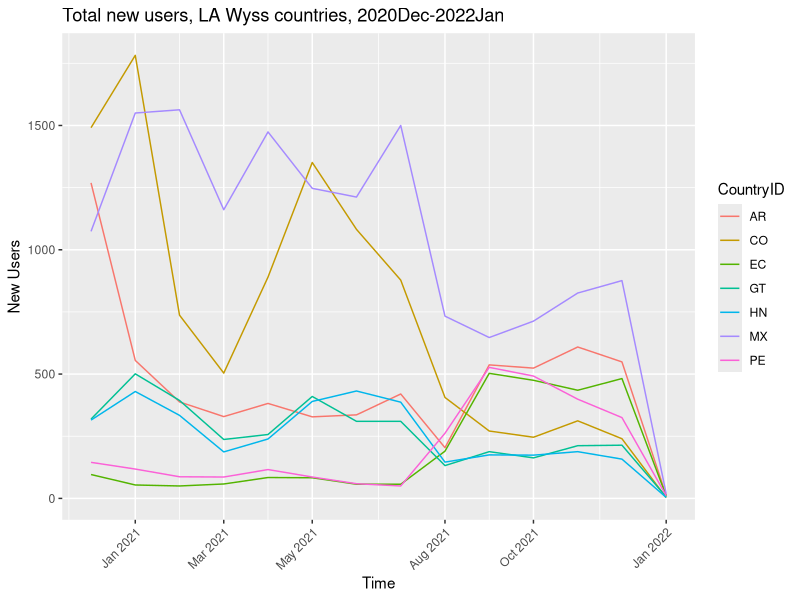
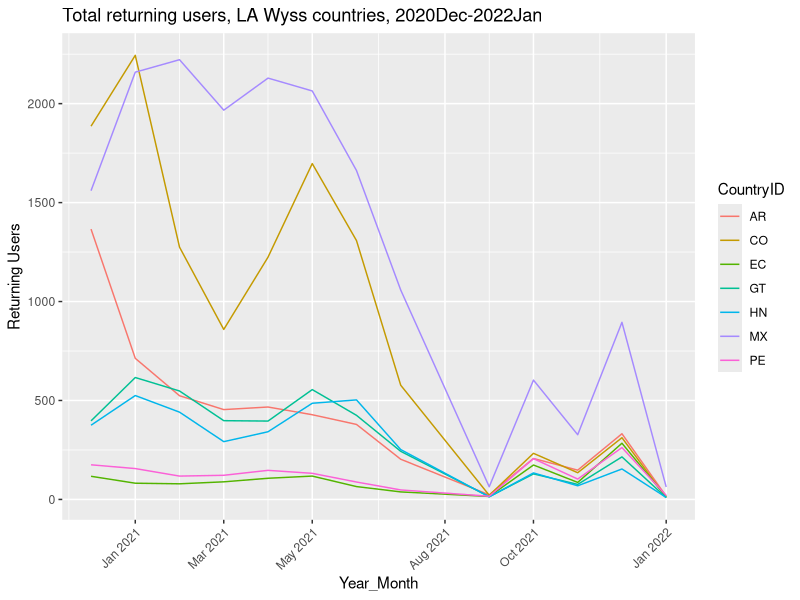
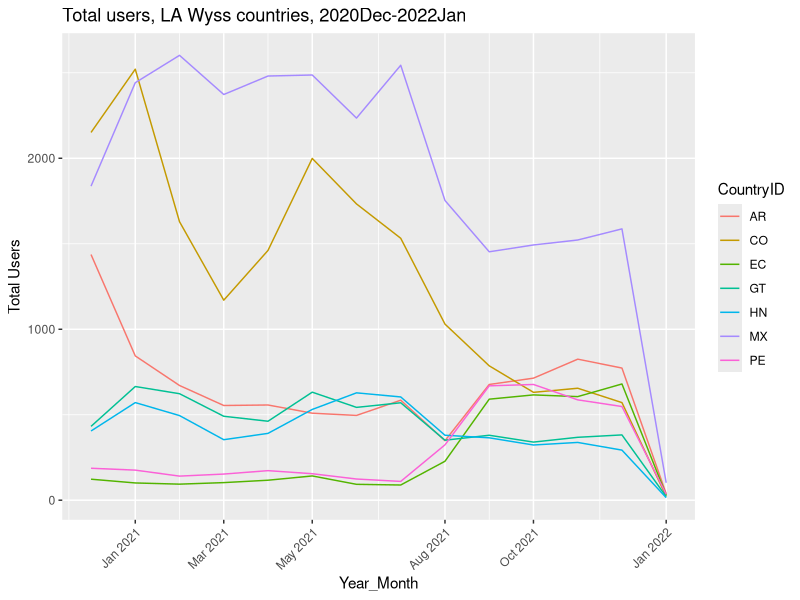

Generate these figures, in order, with R:
## ---- chunk 1
knitr::opts_chunk$set(echo = TRUE)
## ---- chunk 2
install.packages("readr")
install.packages("dplyr")
install.packages("ggplot2")
library(readr)
library(dplyr)
library(ggplot2)
## ---- chunk 3
LAnewusers_Dec20Jan22 <- read.csv("newusers_20201201to20220101.csv",
skip = 1, head = FALSE, sep = ",")
## ---- chunk 4
#columns renamed
colnames(LAnewusers_Dec20Jan22) <- c("Country_ID", "2021_01",
"2020_12", "2021_06", "2021_11", "2021_05", "2021_02", "2021_08",
"2021_12", "2021_07", "2021_10", "2021_09", "2021_04", "2021_03",
"2022_01", "Totals")

#header rows and data entries for non-Wyss LA countries removed
LAnewusers_Dec20Jan22 <- LAnewusers_Dec20Jan22 %>%
filter(Country_ID == "MX" | Country_ID == "AR" | Country_ID == "CO" |
Country_ID == "GT" | Country_ID == "HN" | Country_ID == "PE" |
Country_ID == "EC")

#transposed rows/columns
LAnewusers_Dec20Jan22_2 <- t(LAnewusers_Dec20Jan22[-1])
colnames(LAnewusers_Dec20Jan22_2) <- LAnewusers_Dec20Jan22[, 1]

#making time a recognized column variable
LAnewusers_Dec20Jan22_2 <- cbind(rownames(LAnewusers_Dec20Jan22_2), 
  LAnewusers_Dec20Jan22_2)
rownames(LAnewusers_Dec20Jan22_2) <- NULL

#Totals row removed
LAnewusers_Dec20Jan22_2 <- LAnewusers_Dec20Jan22_2[-c(15), ]

#make it a dataframe
LAnewusers_Dec20Jan22_2 <- as.data.frame(LAnewusers_Dec20Jan22_2)
## ---- chunk 5
install.packages("tidyr")
library(tidyr)
## ---- chunk 6
#pivot to make CountryID a callable variable
LAnewusers_Dec20Jan22_3 <- pivot_longer(LAnewusers_Dec20Jan22_2, cols=2:8, names_to = "Country", values_to = "New_users")

#rename columns
colnames(LAnewusers_Dec20Jan22_3) <- c("Year_Month","CountryID","New_Users")

#make it a dataframe
LAnewusers_Dec20Jan22_3 <- as.data.frame(LAnewusers_Dec20Jan22_3)
## ---- chunk 7
#coerce New_Users to numeric variable rather than character
typeof(LAnewusers_Dec20Jan22_3$New_Users)
LAnewusers_Dec20Jan22_3$New_Users <- as.numeric(LAnewusers_Dec20Jan22_3$New_Users)
typeof(LAnewusers_Dec20Jan22_3$New_Users)

#make Month_Year a date/time object
install.packages("zoo")
library(zoo)
Year_Month <- LAnewusers_Dec20Jan22_3$Year_Month
Year_Month_2 <- as.yearmon(as.character(Year_Month), "%Y_%m")
LAnewusers_Dec20Jan22_3[ , 'Year_Month'] <- Year_Month_2
typeof(LAnewusers_Dec20Jan22_3$Year_Month)
## ---- chunk 8
#jpeg('LAnewusers_Dec20Jan22_3.jpg')
ggplot(data = LAnewusers_Dec20Jan22_3, aes(x=Year_Month, y=New_Users)) + 
  geom_line(aes(color=CountryID)) + labs(x = "Time", y = "New Users", 
  title = "Total new users, LA Wyss countries, 2020Dec-2022Jan") + 
  theme(axis.text.x = element_text(angle = 45, vjust = 1, hjust=1))
## ---- chunk 9
LAreturningusers_Dec20Jan22 <- read.csv("returningusers_20201201to20220101.csv",
skip = 1, head = FALSE, sep = ",")
## ---- chunk 10
#columns renamed
colnames(LAreturningusers_Dec20Jan22) <- c("Country_ID", "2021_01",
"2020_12", "2021_02", "2021_05", "2021_06", "2021_04", "2021_03",
"2021_12", "2021_10", "2021_07", "2021_11", "2021_09", "2022_01", "Totals")

#header rows and data entries for non-Wyss LA countries removed
LAreturningusers_Dec20Jan22 <- LAreturningusers_Dec20Jan22 %>%
filter(Country_ID == "MX" | Country_ID == "AR" | Country_ID == "CO" |
Country_ID == "GT" | Country_ID == "HN" | Country_ID == "PE" |
Country_ID == "EC")

#transposed rows/columns
LAreturningusers_Dec20Jan22_2 <- t(LAreturningusers_Dec20Jan22[-1])
colnames(LAreturningusers_Dec20Jan22_2) <- LAreturningusers_Dec20Jan22[, 1]

#making time a recognized column variable
LAreturningusers_Dec20Jan22_2 <- cbind(rownames(LAreturningusers_Dec20Jan22_2), 
  LAreturningusers_Dec20Jan22_2)
rownames(LAreturningusers_Dec20Jan22_2) <- NULL

#Totals row removed
LAreturningusers_Dec20Jan22_2 <- LAreturningusers_Dec20Jan22_2[-c(14), ]

#make it a dataframe
LAreturningusers_Dec20Jan22_2 <- as.data.frame(LAreturningusers_Dec20Jan22_2)

#pivot to make CountryID a callable variable
LAreturningusers_Dec20Jan22_3 <- pivot_longer(LAreturningusers_Dec20Jan22_2, cols=2:8, names_to = "Country", values_to = "Returning_users")

#rename columns
colnames(LAreturningusers_Dec20Jan22_3) <- c("Year_Month","CountryID","Returning_Users")

#make it a dataframe
LAreturningusers_Dec20Jan22_3 <- as.data.frame(LAreturningusers_Dec20Jan22_3)

#coerce Returning_Users to numeric variable rather than character
LAreturningusers_Dec20Jan22_3$Returning_Users <- as.numeric(LAreturningusers_Dec20Jan22_3$Returning_Users)
typeof(LAreturningusers_Dec20Jan22_3$Returning_Users)

#make Month_Year a date/time object
Year_Month_returning <- LAreturningusers_Dec20Jan22_3$Year_Month
Year_Month_returning_2 <- as.yearmon(as.character(Year_Month_returning), "%Y_%m")
LAreturningusers_Dec20Jan22_3[ , 'Year_Month'] <- Year_Month_returning_2
typeof(LAreturningusers_Dec20Jan22_3$Year_Month)

#jpeg('LAreturningusers_Dec20Jan22_3.jpg')
ggplot(data = LAreturningusers_Dec20Jan22_3, aes(x=Year_Month, y=Returning_Users)) + 
  geom_line(aes(color=CountryID)) + labs(x = "Year_Month", y = "Returning Users", 
  title = "Total returning users, LA Wyss countries, 2020Dec-2022Jan") + 
  theme(axis.text.x = element_text(angle = 45, vjust = 1, hjust=1))
## ---- chunk 11
LAtotalusers_Dec20Jan22 <- read.csv("totalusers_20201201to20220101.csv",
skip = 1, head = FALSE, sep = ",")
## ---- chunk 12
#columns renamed
colnames(LAtotalusers_Dec20Jan22) <- c("Country_ID", "2021_01",
"2020_12", "2021_02", "2021_08", "2021_12", "2021_11", "2021_06",
"2021_07", "2021_05", "2021_09", "2021_10", "2021_04", "2021_03", "2022_01", "Totals")

#header rows and data entries for non-Wyss LA countries removed
LAtotalusers_Dec20Jan22 <- LAtotalusers_Dec20Jan22 %>%
filter(Country_ID == "MX" | Country_ID == "AR" | Country_ID == "CO" |
Country_ID == "GT" | Country_ID == "HN" | Country_ID == "PE" |
Country_ID == "EC")

#transposed rows/columns
LAtotalusers_Dec20Jan22_2 <- t(LAtotalusers_Dec20Jan22[-1])
colnames(LAtotalusers_Dec20Jan22_2) <- LAtotalusers_Dec20Jan22[, 1]

#making time a recognized column variable
LAtotalusers_Dec20Jan22_2 <- cbind(rownames(LAtotalusers_Dec20Jan22_2), 
  LAtotalusers_Dec20Jan22_2)
rownames(LAtotalusers_Dec20Jan22_2) <- NULL

#Totals row removed
LAtotalusers_Dec20Jan22_2 <- LAtotalusers_Dec20Jan22_2[-c(15), ]

#make it a dataframe
LAtotalusers_Dec20Jan22_2 <- as.data.frame(LAtotalusers_Dec20Jan22_2)

#pivot to make CountryID a callable variable
LAtotalusers_Dec20Jan22_3 <- pivot_longer(LAtotalusers_Dec20Jan22_2, cols=2:8, names_to = "Country", values_to = "Total_users")

#rename columns
colnames(LAtotalusers_Dec20Jan22_3) <- c("Year_Month","CountryID","Total_Users")

#make it a dataframe
LAtotalusers_Dec20Jan22_3 <- as.data.frame(LAtotalusers_Dec20Jan22_3)

#coerce Total_Users to numeric variable rather than character
LAtotalusers_Dec20Jan22_3$Total_Users <- as.numeric(LAtotalusers_Dec20Jan22_3$Total_Users)
typeof(LAtotalusers_Dec20Jan22_3$Total_Users)

#make Month_Year a date/time object
Year_Month_total <- LAtotalusers_Dec20Jan22_3$Year_Month
Year_Month_total_2 <- as.yearmon(as.character(Year_Month_total), "%Y_%m")
LAtotalusers_Dec20Jan22_3[ , 'Year_Month'] <- Year_Month_total_2
typeof(LAtotalusers_Dec20Jan22_3$Year_Month)

#jpeg('LAtotalusers_Dec20Jan22_3.jpg')
ggplot(data = LAtotalusers_Dec20Jan22_3, aes(x=Year_Month, y=Total_Users)) + 
  geom_line(aes(color=CountryID)) + labs(x = "Year_Month", y = "Total Users", 
  title = "Total users, LA Wyss countries, 2020Dec-2022Jan") + 
  theme(axis.text.x = element_text(angle = 45, vjust = 1, hjust=1))
## ---- chunk 13
newusers_lm <- lm(New_Users~Year_Month, LAnewusers_Dec20Jan22_3)

New_dates <- data.frame(Year_Month= c("2022_04", "2022_07"))
New_Year_Month <- New_dates$Year_Month
New_Year_Month_2 <- as.yearmon(as.character(New_Year_Month), "%Y_%m")
New_dates[ , 'Year_Month'] <- New_Year_Month_2
typeof(New_dates$Year_Month)

New_users_prediction_col <- predict(newusers_lm, New_dates)
New_users_prediction <- cbind(New_dates, New_users_prediction_col)
## ---- chunk 14
LAnewusers_Dec20Jan22_3_MX <- LAnewusers_Dec20Jan22_3 %>% filter(CountryID == "MX")

newusers_MX_lm <- lm(New_Users~Year_Month, LAnewusers_Dec20Jan22_3_MX)

New_dates <- data.frame(Year_Month= c("2022_04", "2022_07"))
New_Year_Month <- New_dates$Year_Month
New_Year_Month_2 <- as.yearmon(as.character(New_Year_Month), "%Y_%m")
New_dates[ , 'Year_Month'] <- New_Year_Month_2
typeof(New_dates$Year_Month)

New_users_prediction_col_MX <- predict(newusers_MX_lm, New_dates)
New_users_prediction_MX <- cbind(New_dates, New_users_prediction_col_MX)
## ---- chunk 15
LAnewusers_Dec20Jan22_3_AR <- LAnewusers_Dec20Jan22_3 %>% filter(CountryID == "AR")

newusers_AR_lm <- lm(New_Users~Year_Month, LAnewusers_Dec20Jan22_3_AR)

New_users_prediction_col_AR <- predict(newusers_AR_lm, New_dates)
New_users_prediction_AR <- cbind(New_dates, New_users_prediction_col_AR)
## ---- chunk 16
LAnewusers_Dec20Jan22_3_CO <- LAnewusers_Dec20Jan22_3 %>% filter(CountryID == "CO")

newusers_CO_lm <- lm(New_Users~Year_Month, LAnewusers_Dec20Jan22_3_CO)

New_users_prediction_col_CO <- predict(newusers_CO_lm, New_dates)
New_users_prediction_CO <- cbind(New_dates, New_users_prediction_col_CO)
## ---- chunk 17
LAnewusers_Dec20Jan22_3_GT <- LAnewusers_Dec20Jan22_3 %>% filter(CountryID == "GT")

newusers_GT_lm <- lm(New_Users~Year_Month, LAnewusers_Dec20Jan22_3_GT)

New_users_prediction_col_GT <- predict(newusers_GT_lm, New_dates)
New_users_prediction_GT <- cbind(New_dates, New_users_prediction_col_GT)
